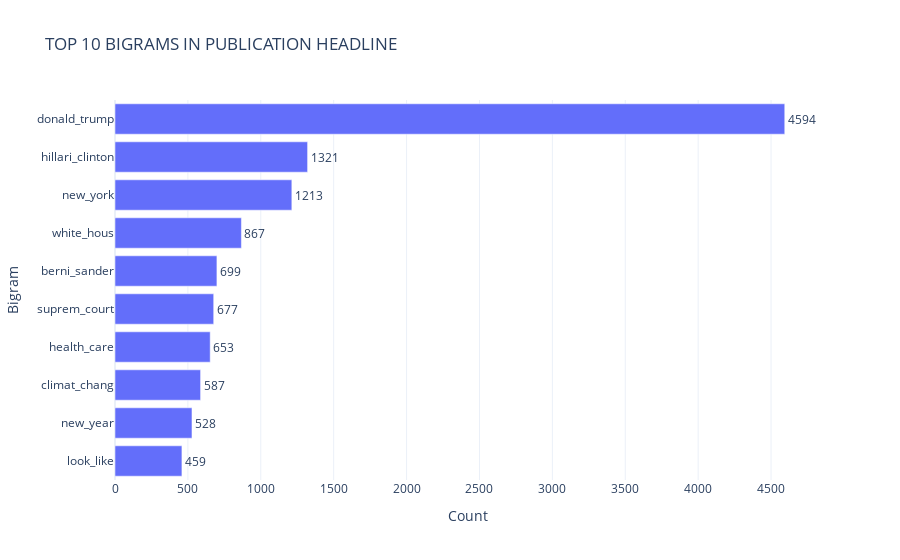

This figure's notebook cell:
### Markdown cell above
## (1) Top 10 bigram in Article Headlines

### Code cell
trace = go.Bar(
                x = df_bigram_final_top_50['count'][:10],
                y = df_bigram_final_top_50['bigram'][:10],
                text=df_bigram_final_top_50['count'][:10], textposition='outside', orientation='h')
layout = go.Layout(template= "plotly_white",title = 'TOP 10 BIGRAMS IN PUBLICATION HEADLINE' , xaxis = dict(title = 'Count', automargin=True,), yaxis = dict(title = 'Bigram',autorange="reversed"))
fig = go.Figure(data = [trace], layout = layout)
fig.show()

### Figure 1 — Plotly figure (JSON) as saved in the notebook; plotly's stock layout.template omitted (floating-point values rounded to 4 significant figures)
{"data": [{"orientation": "h", "text": [4594, 1321, 1213, 867, 699, 677, 653, 587, 528, 459], "textposition": "outside", "type": "bar", "x": [4594, 1321, 1213, 867, 699, 677, 653, 587, 528, 459], "y": ["donald_trump", "hillari_clinton", "new_york", "white_hous", "berni_sander", "suprem_court", "health_care", "climat_chang", "new_year", "look_like"]}], "layout": {"title": {"text": "TOP 10 BIGRAMS IN PUBLICATION HEADLINE"}, "xaxis": {"automargin": true, "title": {"text": "Count"}}, "yaxis": {"autorange": "reversed", "title": {"text": "Bigram"}}}}
